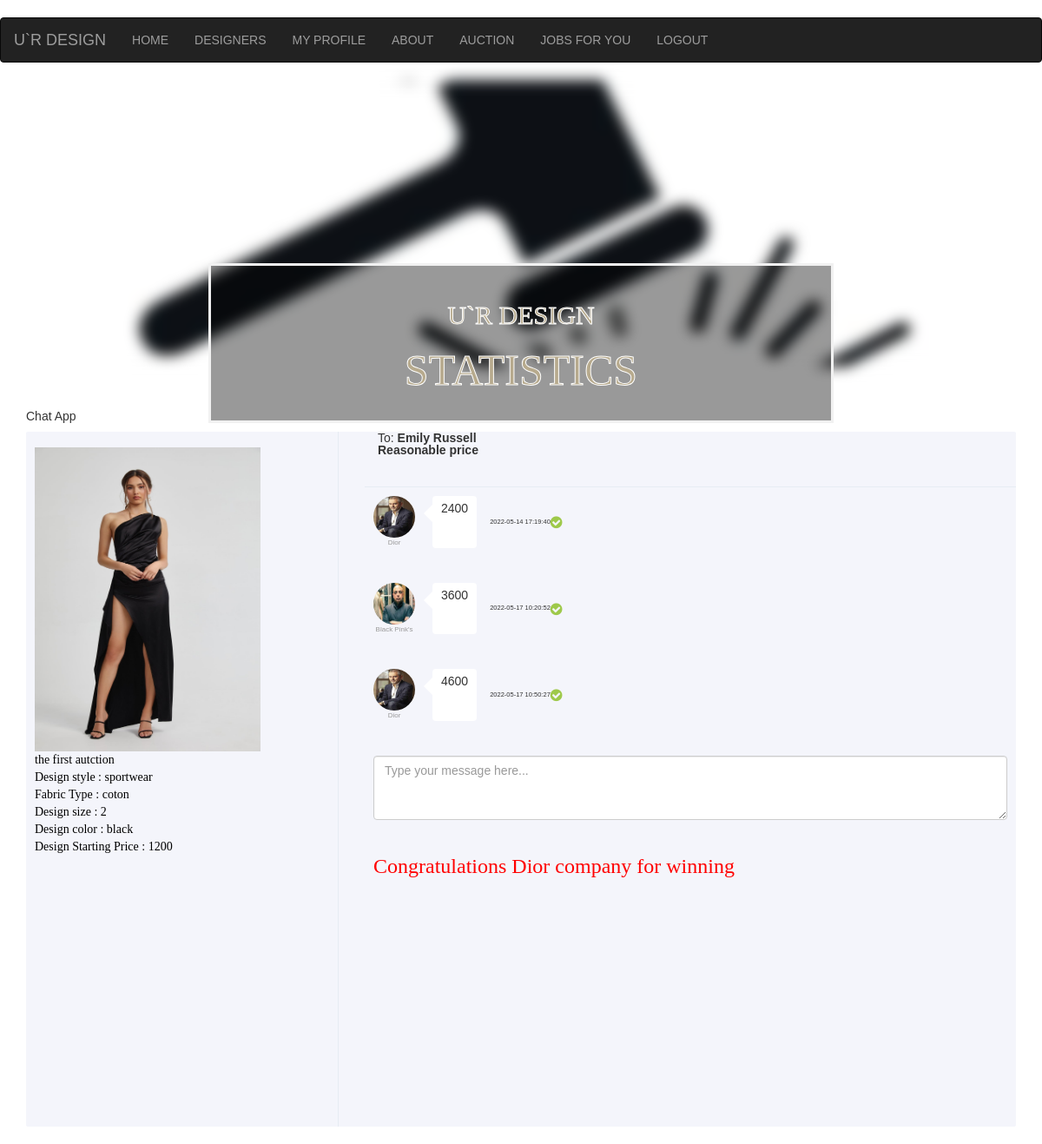
/auctionChat.php?auctionChat=1 (signed in), run on the app's committed database.
### tables this page shows
CREATE TABLE IF NOT EXISTS `addtoauction` (
  `auctionCode` int(11) NOT NULL AUTO_INCREMENT,
  `id` int(11) NOT NULL,
  `img` text NOT NULL,
  `comment` text NOT NULL,
  `size` int(11) NOT NULL,
  `color` varchar(100) NOT NULL,
  `FabricType` varchar(100) NOT NULL,
  `style` varchar(100) NOT NULL,
  `StartingPrice` int(100) NOT NULL,
  `messageStatus` text NOT NULL,
  `day` timestamp NOT NULL DEFAULT current_timestamp() ON UPDATE current_timestamp(),
  PRIMARY KEY (`auctionCode`),
  KEY `id` (`id`)
);

CREATE TABLE IF NOT EXISTS `thedesinger` (
  `desingerid` int(11) NOT NULL AUTO_INCREMENT,
  `comanycode` int(11) NOT NULL,
  `designername` varchar(100) NOT NULL,
  `phone` int(11) NOT NULL,
  `img` text NOT NULL,
  PRIMARY KEY (`desingerid`),
  KEY `code` (`comanycode`)
);

CREATE TABLE IF NOT EXISTS `companys` (
  `comanycode` int(11) NOT NULL AUTO_INCREMENT,
  `companyname` varchar(20) NOT NULL,
  `password` int(10) NOT NULL,
  `address` varchar(30) NOT NULL,
  `email` varchar(30) NOT NULL,
  `phone` int(11) NOT NULL,
  `style` varchar(100) NOT NULL,
  PRIMARY KEY (`comanycode`) USING BTREE
);

CREATE TABLE IF NOT EXISTS `chatroom` (
  `chatId` int(11) NOT NULL AUTO_INCREMENT,
  `auctionCode` int(11) NOT NULL,
  `comanycode` int(11) NOT NULL,
  `chat` text NOT NULL,
  `chatTime` timestamp NOT NULL DEFAULT current_timestamp() ON UPDATE current_timestamp(),
  PRIMARY KEY (`chatId`),
  KEY `auctionCode` (`auctionCode`),
  KEY `comanycode` (`comanycode`)
);

CREATE TABLE IF NOT EXISTS `winning` (
  `winningCode` int(11) NOT NULL AUTO_INCREMENT,
  `auctionCode` int(11) NOT NULL,
  `companyname` varchar(11) NOT NULL,
  `img` text NOT NULL,
  `price` int(100) NOT NULL,
  `style` varchar(110) NOT NULL,
  PRIMARY KEY (`winningCode`),
  KEY `auctionCode` (`auctionCode`),
  KEY `comanycode` (`companyname`)
);

### auctionChat.php (the view, shortened to what this page needs)
<?php
include "connection.php";
if (isset($_GET['auctionChat'])) {
    $auctionCode = $_GET['auctionChat'];
    $record = mysqli_query($con,"SELECT * FROM addtoauction WHERE auctionCode=$auctionCode");
    if ($record->num_rows == 1 ) {
        $up = mysqli_fetch_array($record);
       $auctionCode=$up['auctionCode'];
    }
}
if(isset($_SESSION['email'])){
$sql2=$con->query("SELECT * FROM addtoauction WHERE auctionCode='$auctionCode'" );
          while ($row2=$sql2->fetch_assoc()){
            $auctionCode=$row2['auctionCode'];
            $comment=$row2['comment'];
            $size=$row2['size'];
            $FabricType=$row2['FabricType'];
            $style=$row2['style'];
            $color=$row2['color'];
            $StartingPrice=$row2['StartingPrice'];
            $messageStatus=$row2['messageStatus'];
?>
<html>
<head>
</head>
	<link rel="stylesheet" href="https://unpkg.com/purecss@2.0.6/build/pure-min.css">
	<link rel="stylesheet" href="https://maxcdn.bootstrapcdn.com/bootstrap/3.4.1/css/bootstrap.min.css">
	<link rel="stylesheet" href="chat.css">
    <link href="https://maxcdn.bootstrapcdn.com/font-awesome/4.3.0/css/font-awesome.min.css" rel="stylesheet">
<body >
<?php
 include "navbar.php";
 ?>
 <div class="bg-image"></div>
<div class="bg-text">
  <h2 class=" f" style="color:#b7aa8d; -webkit-text-stroke-width:1px; -webkit-text-stroke-color:#ffffff">U`R DESIGN</h2>
  <h1 class=" f"  style="font-size:50px;color:#b7aa8d; -webkit-text-stroke-width:1px; -webkit-text-stroke-color:#ffffff">STATISTICS</h1>
</div>
<br><br>
<div class="container">
    <div class="page-title">
        <div class="row gutters">
            <div class="col-xl-6 col-lg-6 col-md-6 col-sm-12 col-12">
                <h5 class="title">Chat App</h5>
            </div>
            <div class="col-xl-6 col-lg-6 col-md-6 col-sm-12 col-12"> </div>
        </div>
    </div>
    <div class="content-wrapper">
        <div class="row gutters">
            <div class="col-xl-12 col-lg-12 col-md-12 col-sm-12 col-12">
                <div class="card m-0">
                    <div class="row no-gutters">
                        <div class="col-xl-4 col-lg-4 col-md-4 col-sm-3 col-3">
                            <div class="users-container">
                                <div class="chat-search-box">
                                    <div class="input-group">
                                    <center>
		<img class="product tumbnail thumbnail-3" width="260" height="350"
         src="image/<?php echo $up["img"]; ?>"  /></center>
         <h7 class="text-center text-muted f"> <?php echo  $comment; ?></h7><br>
<h7 class="text-center text-muted f">Design style : <?php echo $style; ?></h7><br>
<h7 class="text-center text-muted f">Fabric Type : <?php echo $FabricType; ?></h7><br>
<h7 class="text-center text-muted f">Design size : <?php echo $size; ?></h7><br>
<h7 class="text-center text-muted f">Design color : <?php echo $color; ?></h7><br>
<h7 class="text-center text-muted f">Design Starting Price : <?php echo $StartingPrice; ?></h7><br>
                                    </div>
                                </div>
                            </div>
                        </div>
                        <div class="col-xl-8 col-lg-8 col-md-8 col-sm-9 col-9">
                            <div class="selected-user">
                                <span>To: <span class="name">Emily Russell
                                    <br><?php echo $messageStatus; ?>
                                </span></span>
                            </div><div class="chat-container">
                            <?php
                        $sqlChat=$con->query("SELECT * FROM chatRoom WHERE auctionCode='$auctionCode'" );
                        while ($rowChat=$sqlChat->fetch_assoc()){
                          $auctionCode=$rowChat['auctionCode'];
                          $comanycode=$rowChat['comanycode'];
                          $chat=$rowChat['chat'];
                          $chatTime=$rowChat['chatTime'];
                          $company=$con->query("SELECT * FROM companys WHERE comanycode='$comanycode'" );
                          while ($rowcompany=$company->fetch_assoc()){
                            $companyname=$rowcompany['companyname'];
                            $companydesinger=$con->query("SELECT * FROM thedesinger WHERE comanycode='$comanycode'" );
                          while ($rowdesiger=$companydesinger->fetch_assoc()){
                              $img=$rowdesiger['img'];                        ?>
                                <ul class="chat-box chatContainerScroll">
                                    <li class="chat-left">
                                        <div class="chat-avatar">
                                            <img src="image/<?php echo $rowdesiger["img"]; ?>" alt="Retail Admin">
                                            <div class="chat-name "><h8><?php echo $companyname; ?></h8></div>
                                        </div>
                                        <div class="chat-text"><?php echo $chat; ?></div>
                                        <div class="chat-hour"><?php echo $chatTime; ?> <span class="fa fa-check-circle"></span></div>
                                    </li>
                                    <?php
         }}  } ?>
                                </ul>
                                <div class="form-group mt-3 mb-0">
                                    <textarea class="form-control" rows="3" placeholder="Type your message here..."></textarea>
                               <br>
                               <?php
                               if(!($messageStatus=="Reasonable price")){
                               ?>
                               <form method="POST">
    <input type="hidden"  name="auctionCode" value='<?php echo $row2['auctionCode']; ?>' >
    <?php echo '<a href="sentto.php?sentto='.$auctionCode.'" class="edit_btn" >'?>
                               <button   type="button" name="Reasonable" onClick="#popup1" >Reasonable price</button><br>
                               <a>
        </form><?php }
        else{
          $name="SELECT * FROM winning WHERE auctionCode='$auctionCode'";
                                $result2 = $con->query($name);
                                while ($result2 && $val=$result2->fetch_assoc()){
                                    echo '<h3 style="color:red" class="f" >Congratulations '.$companyname.' company for winning </h3>';
        }}
        ?>
                                </div>
                            </div>
                        </div>
                    </div>
                </div>
            </div>
        </div>
    </div>
</div>
<?php
}}
?>
</body>
</html>

### navbar.php
<nav class="navbar navbar-inverse">
  <div class="container-fluid">
    <div class="navbar-header">
      <a class="navbar-brand" >U`R DESIGN</a>
    </div>
    <ul class="nav navbar-nav">
      <li><a href="home.php">HOME</a></li>
	  <li><a href="designers.php">DESIGNERS</a></li>
      <li><a href="profile.php">MY PROFILE</a></li>
      <li><a href="about.php">ABOUT</a></li>
      <li><a href="auction.php">AUCTION</a></li>
      <li><a href="jobs.php">JOBS FOR YOU</a></li>
      <li><a href="logout.php">LOGOUT</a></li>
    </ul>
  </div>
</nav>

### chat.css (style rules this page uses)
.f { font-family:cursive ; color: #000; }
body, html { height: 100%; margin: 0; font-family: Arial, Helvetica, sans-serif; }
* { box-sizing: border-box; }
.bg-image { background-image: url("image/auction.jpg"); filter: blur(8px); -webkit-filter: blur(8px); height: 330px; background-position: center; background-repeat: no-repeat; background-size: cover; }
.bg-text { background-color: rgb(0,0,0); background-color: rgba(0,0,0, 0.4); color: white; font-weight: bold; border: 3px solid #f1f1f1; position: absolute; top: 30%; left: 50%; transform: translate(-50%, -50%); z-index: 2; width: 60%; padding: 20px; text-align: center; }
body { margin-top:20px; }
.chat-search-box { -webkit-border-radius: 3px 0 0 0; -moz-border-radius: 3px 0 0 0; border-radius: 3px 0 0 0; padding: .75rem 1rem; }
.users-container { position: relative; padding: 1rem 0; border-right: 1px solid #e6ecf3; height: 100%; display: -ms-flexbox; display: flex; -ms-flex-direction: column; flex-direction: column; }
.selected-user { width: 100%; padding: 0 15px; min-height: 64px; line-height: 64px; border-bottom: 1px solid #e6ecf3; -webkit-border-radius: 0 3px 0 0; -moz-border-radius: 0 3px 0 0; border-radius: 0 3px 0 0; }
.selected-user span { line-height: 100%; }
.selected-user span.name { font-weight: 700; }
.chat-container { position: relative; padding: 1rem; }
.chat-container li.chat-left, .chat-container li.chat-right { display: flex; flex: 1; flex-direction: row; margin-bottom: 40px; }
.chat-container li img { width: 48px; height: 48px; -webkit-border-radius: 30px; -moz-border-radius: 30px; border-radius: 30px; }
.chat-container li .chat-avatar { margin-right: 20px; }
.chat-container li .chat-name { font-size: .80rem; color: #999999; text-align: center; }
.chat-container li .chat-text { padding: .4rem 1rem; -webkit-border-radius: 4px; -moz-border-radius: 4px; border-radius: 4px; background: #ffffff; font-weight: 300; line-height: 150%; position: relative; }
.chat-container li .chat-text:before { content: ''; position: absolute; width: 0; height: 0; top: 10px; left: -20px; border: 10px solid; border-color: transparent #ffffff transparent transparent; }
.chat-container li .chat-hour { padding: 0; margin-bottom: 10px; font-size: .75rem; display: flex; flex-direction: row; align-items: center; justify-content: center; margin: 0 0 0 15px; }
.chat-container li .chat-hour > span { font-size: 16px; color: #9ec94a; }
ul { list-style-type: none; margin: 0; padding: 0; }
.card { border: 0; background: #f4f5fb; -webkit-border-radius: 2px; -moz-border-radius: 2px; border-radius: 2px; margin-bottom: 2rem; box-shadow: none; }

### data on the page
addtoauction: img (picture), comment "the first autction", style "sportwear", FabricType "coton", size "2", color "black", StartingPrice "1200", messageStatus "Reasonable price"
chatroom: chat "2400", chatTime "2022-05-14 17:19:40"
companys: companyname "Dior"
thedesinger: img (picture)
chatroom: chat "3600", chatTime "2022-05-17 10:20:52"
companys: companyname "Black Pink's"
thedesinger: img (picture)
chatroom: chat "4600", chatTime "2022-05-17 10:50:27"
